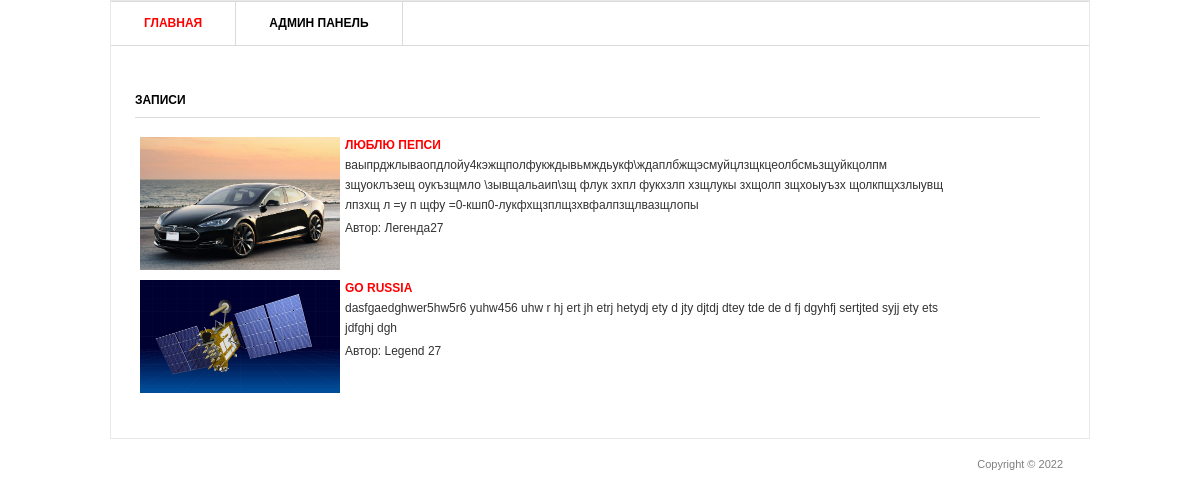
The page / on the database its author committed.
### testapp/models.py (models this page shows, shortened)
class Post(models.Model):
    title = models.CharField(  max_length=150, verbose_name='Заголовок')
    description = models.TextField(verbose_name='Текст записи')
    author = models.CharField(max_length=50, verbose_name='Автор')
    date = models.DateField('Дата публикации')
    img = models.ImageField(upload_to='image/%Y', verbose_name='Изображение')
    class Meta:
        verbose_name = 'Запись'
        verbose_name_plural = 'Записи'

### testapp/views.py (the view)
# urls.py: path('', views.PostView.as_view()),
class PostView(View):
    def get(self,request):
        posts = Post.objects.all()
        return render(request, 'testapp/test.html', {'post_list': posts})

### templates/testapp/test.html (shortened to what this page needs)
{% load static %}
<html >
<head>
	<link rel="stylesheet" href="{% static 'css/style.css' %}" type="text/css" media="all" />
</head>
<body>
<div class="shell">
	<div class="border">
		<div id="navigation">
			<ul>
			    <li><a href="/" class="active">Главная</a></li>
			    <li><a href="/admin">Админ панель</a></li>
			</ul>
		</div>
		<div id="main">
			<div id="content" class="left">
				<div class="projects">
					<h3>Записи</h3>
					{% for post in post_list %}
					<div class="item">
						<div class="image left">
							<a href="#"><img src="{{ post.img.url }}" width="200px" alt="" /></a>
						</div>
						<div class="text left">
							<h4>
							<a href="{{ post.id }}" > {{ post.title }} </a>
							</h4>
							<p>{{ post.description}}</p>
							<p>Автор: {{ post.author}}  </p>
						</div>
					</div>
					{% endfor %}
				</div>
			</div>
		</div>
	</div>
	<div id="footer">
		<p class="copy right">Copyright &copy;  2022 </p>
	</div>
</div>
</body>
</html>

### static/css/style.css (style rules this page uses)
* { margin: 0; padding: 0; outline:0; }
body { font-size: 12px; line-height: 20px; font-family: Georgia, Arial, Helvetica, Sans-Serif; color: #333; background: url() repeat 0 0; }
a { color: #ff0000; text-decoration: none; cursor:pointer; }
a img { border: 0; }
.left, .alignleft { float: left; display: inline; }
.right, .alignright { float: right; display: inline; }
.shell { width: 980px; margin: 0 auto; }
.border { border: 1px solid #e8e8e8; background: #fff; position: relative; }
#navigation { height: 43px; border-top: 1px solid #dbdbdb; border-bottom: 1px solid #dbdbdb; }
#navigation ul { list-style: none; }
#navigation ul li { float: left; height: 43px; border-right: 1px solid #dbdbdb; font-size: 12px; line-height: 43px; font-weight: bold; text-transform: uppercase; }
#navigation ul li a { float: left; height: 43px; color: #000; padding: 0 33px; }
#navigation ul li a:hover, #navigation ul li a.active { color: #ff0000; text-decoration: none; }
#main { width: 932px; padding: 37px 24px 17px 24px; }
#main h3 { font-size: 12px; line-height: 15px; color: #000; text-transform: uppercase; border-bottom: 1px solid #dbdbdb; padding: 0 0 9px 0; }
#content { width: 905px; }
.projects { padding: 10px 0 0 0; }
.projects h3 { margin: 0 0 17px 0; }
.projects .item { margin: 0 0 28px 0; }
.projects .image { width: 183px; height: 111px; border: 0px solid #dbdbdb; padding: 2px; margin: 0 20px 0 3px; }
.projects .text { width: 600px; }
.projects .text h4 { font-size: 12px; line-height: 15px; color: #333; text-transform: uppercase; padding: 3px 0 2px 0; }
.projects .text p { padding: 0 0 3px 0; }
#footer { font-family: Arial, sans-serif; font-size: 11px; line-height: 14px; color: #7f7f7f; padding: 18px 27px 20px 38px; }

### rows shown on the page
Post: img (picture), title "ЛЮБЛЮ ПЕПСИ", description "ваыпрджлываопдлойу4кэжщполфукждывьмждьукф\\ждаплбжщэсмуйцлзщкцеолбсмьзщуйкцолпм зщуоклъзещ оукъзщмло \\зывщальаип\\зщ флук зхпл фукхзлп хзщлукы зхщолп зщхоыуъзх щолкпщхзлыувщ лпзхщ л =у п щфу =0-кшп0-лукфхщзплщзхвфалпзщлвазщлопы", author "Легенда27"
Post: img (picture), title "GO RUSSIA", description "dasfgaedghwer5hw5r6 yuhw456 uhw r hj ert jh etrj hetydj ety d jty djtdj dtey tde de d fj dgyhfj sertjted syjj ety ets jdfghj dgh", author "Legend 27"
